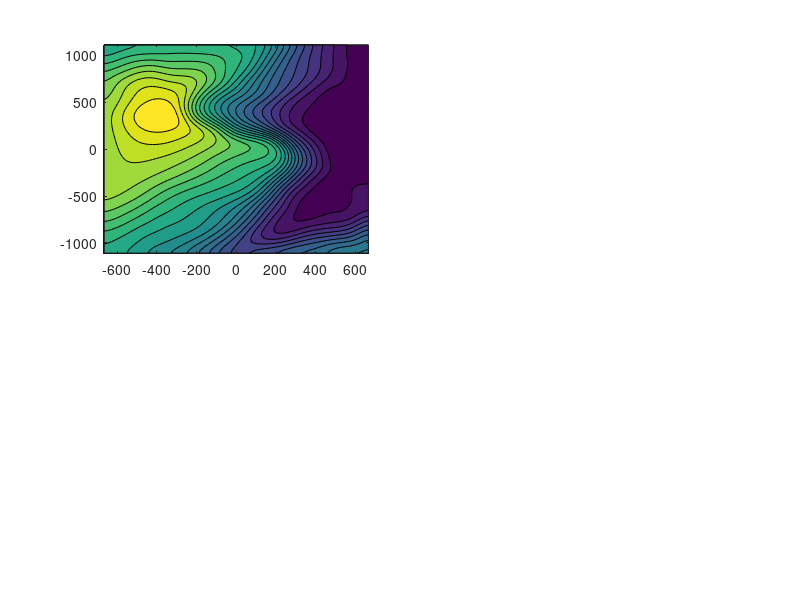

The MATLAB script that drew this image: (Note: this script raises an error after producing the figure.)
% inspect_terrain_vectors.m
% This script visualizes the terrain data and slope vectors
% to verify correct transfer from Python to MATLAB

clear; clc; close all;

% Load the terrain data exported from Python
fprintf('Loading terrain data...\n');
terrain_data = load('terrain_data.mat');

% Report basic statistics
fprintf('Data loaded.\n');
fprintf('Terrain dimensions: [%d, %d]\n', size(terrain_data.terrain));
fprintf('Elevation range: %.2f to %.2f m\n', min(min(terrain_data.terrain)), max(max(terrain_data.terrain)));
fprintf('Slope vector ranges:\n');
fprintf('  dx: %.4f to %.4f\n', min(min(terrain_data.slope_dx)), max(max(terrain_data.slope_dx)));
fprintf('  dy: %.4f to %.4f\n', min(min(terrain_data.slope_dy)), max(max(terrain_data.slope_dy)));
fprintf('  dz: %.4f to %.4f\n', min(min(terrain_data.slope_dz)), max(max(terrain_data.slope_dz)));

% Create a figure for top-down view
figure('Position', [100, 100, 1200, 800]);

% Convert lat/lon to meters for easier visualization
lat_center = mean(terrain_data.y);
lon_scale = 111000 * cos(lat_center * pi/180);  % Approx meters per degree longitude
lat_scale = 111000;  % Approx meters per degree latitude
    
% Create coordinate matrices in meters
[ny, nx] = size(terrain_data.terrain);
x_meters = (terrain_data.x - mean(terrain_data.x)) * lon_scale;
y_meters = (terrain_data.y - mean(terrain_data.y)) * lat_scale;
[X, Y] = meshgrid(x_meters, y_meters);

% Subplot 1: Terrain with contour lines
subplot(2,2,1);
contourf(X, Y, terrain_data.terrain, 20);
colormap(gca, parula);
colorbar;
title('Terrain Elevation');
xlabel('X (meters)');
ylabel('Y (meters)');
axis equal tight;

% Subplot 2: Birds-eye view with vectors
subplot(2,2,2);
% Use surf with view from above
surf(X, Y, terrain_data.terrain, 'EdgeColor', 'none');
view(2); % Top-down view
colormap(gca, parula);
hold on;

% Find local maxima (peaks) to verify vector directions
max_filter_size = ceil(min(nx, ny) / 10); % 10% of min dimension
terrain_expanded = padarray(terrain_data.terrain, [max_filter_size, max_filter_size], -inf);
[peaks_y, peaks_x] = find(imdilate(terrain_expanded, ones(2*max_filter_size+1)) == terrain_expanded);
peaks_y = peaks_y - max_filter_size;
peaks_x = peaks_x - max_filter_size;

% Only keep peaks within the valid range
valid_peaks = peaks_y >= 1 & peaks_y <= ny & peaks_x >= 1 & peaks_x <= nx;
peaks_y = peaks_y(valid_peaks);
peaks_x = peaks_x(valid_peaks);

% Keep only the top 5 peaks
if length(peaks_y) > 5
    peak_heights = zeros(length(peaks_y), 1);
    for i = 1:length(peaks_y)
        peak_heights(i) = terrain_data.terrain(peaks_y(i), peaks_x(i));
    end
    [~, idx] = sort(peak_heights, 'descend');
    peaks_y = peaks_y(idx(1:5));
    peaks_x = peaks_x(idx(1:5));
end

% Mark peaks with red circles
for i = 1:length(peaks_y)
    plot3(X(peaks_y(i), peaks_x(i)), Y(peaks_y(i), peaks_x(i)), ...
         terrain_data.terrain(peaks_y(i), peaks_x(i)) + 10, ...
         'ro', 'MarkerSize', 10, 'LineWidth', 2);
end

% Plot vectors
skip = 4; % Skip factor for visualization
quiver3(X(1:skip:end, 1:skip:end), Y(1:skip:end, 1:skip:end), ...
       terrain_data.terrain(1:skip:end, 1:skip:end), ...
       terrain_data.slope_dx(1:skip:end, 1:skip:end), ...
       terrain_data.slope_dy(1:skip:end, 1:skip:end), ...
       zeros(size(terrain_data.terrain(1:skip:end, 1:skip:end))), ... 
       0.5, 'b', 'LineWidth', 1);
title('Terrain with Horizontal Slope Vectors');
xlabel('X (meters)');
ylabel('Y (meters)');

% Subplot 3: 3D perspective with vectors
subplot(2,2,3:4);
surf(X, Y, terrain_data.terrain, 'EdgeColor', 'none', 'FaceAlpha', 0.8);
hold on;

% Plot full 3D vectors
quiver3(X(1:skip:end, 1:skip:end), Y(1:skip:end, 1:skip:end), ...
       terrain_data.terrain(1:skip:end, 1:skip:end), ...
       terrain_data.slope_dx(1:skip:end, 1:skip:end), ...
       terrain_data.slope_dy(1:skip:end, 1:skip:end), ...
       terrain_data.slope_dz(1:skip:end, 1:skip:end), ...
       0.5, 'r', 'LineWidth', 1);

% Mark peaks
for i = 1:length(peaks_y)
    plot3(X(peaks_y(i), peaks_x(i)), Y(peaks_y(i), peaks_x(i)), ...
         terrain_data.terrain(peaks_y(i), peaks_x(i)) + 10, ...
         'ro', 'MarkerSize', 10, 'LineWidth', 2);
end

title('3D View with Slope Vectors');
xlabel('X (meters)');
ylabel('Y (meters)');
zlabel('Elevation (m)');
view(30, 30);
grid on;

% Display instructions
fprintf('\nInterpreting the plot:\n');
fprintf('- Red circles mark the highest peaks\n');
fprintf('- Blue arrows in top-down view show horizontal components (dx, dy)\n');
fprintf('- Red arrows in 3D view show full slope vectors (dx, dy, dz)\n');
fprintf('- For correct upslope vectors, arrows should point toward peaks\n');